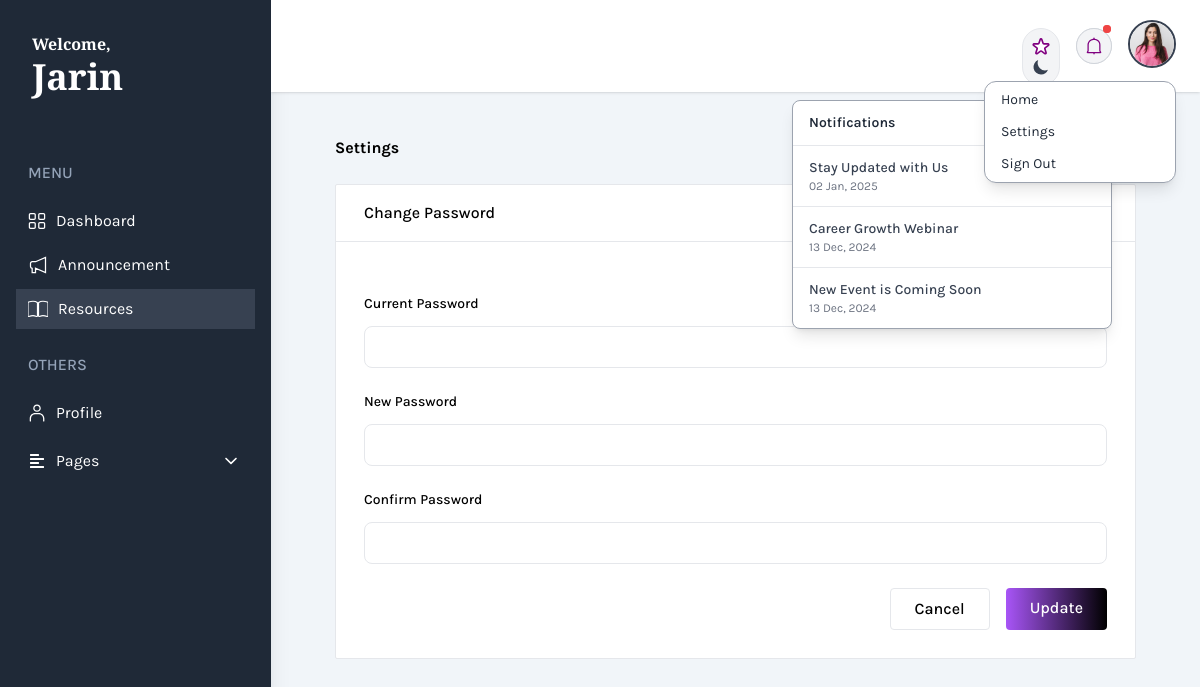
Screenshot of /student/student_changePass.php (signed in) with the database file from the repository.
### tables this page shows
CREATE TABLE `user` (
  `u_id` varchar(20) NOT NULL,
  `first_Name` varchar(100) NOT NULL,
  `last_Name` varchar(100) NOT NULL,
  `email` varchar(100) NOT NULL,
  `password` varchar(100) NOT NULL,
  `status` varchar(100) NOT NULL,
  `role` varchar(100) NOT NULL
);

CREATE TABLE `announcement` (
  `announcement_id` varchar(30) NOT NULL,
  `title` varchar(255) NOT NULL,
  `content` text NOT NULL,
  `created_at` timestamp NOT NULL DEFAULT current_timestamp(),
  `read_state` tinyint(1) DEFAULT 0
);

CREATE TABLE `student` (
  `student_id` varchar(20) NOT NULL,
  `class_id` varchar(20) NOT NULL,
  `department` text NOT NULL,
  `batch` varchar(20) NOT NULL,
  `contact_number` int(11) NOT NULL,
  `full_address` varchar(200) NOT NULL,
  `city` text NOT NULL,
  `id_photo` varchar(200) NOT NULL
);

### student/student_changePass.php (the view, shortened to what this page needs)
<?php
	if ($_SESSION['login'] == TRUE && $_SESSION['status'] == 'Active') {
		include("../db_con/dbCon.php");
	?>
<!DOCTYPE html>
<html lang="en">
<head>
    <link href="https://cdn.jsdelivr.net/npm/daisyui@4.11.1/dist/full.min.css" rel="stylesheet" type="text/css" />
    <script src="https://cdn.tailwindcss.com"></script>
    <link href="https://cdn.jsdelivr.net/npm/tailwindcss@2.2.19/dist/tailwind.min.css" rel="stylesheet">
    <link href="https://cdnjs.cloudflare.com/ajax/libs/tailwindcss/2.2.19/tailwind.min.css" rel="stylesheet">
</head>
<body class="bg-slate-100 font-family-karla flex" x-data="setup()" :class="{ 'dark': isDark }">
    <aside class="relative h-screen w-[350px] hidden sm:block shadow-xl bg-gray-800">
        <div class="p-8 mb-5 ">
            <a class="text-white text-base font-bold font-garamond hover:text-gray-300">Welcome,</a>
            <?php
			    $a=$_SESSION['student_id'];
				$result = mysqli_query($db,"SELECT * FROM user, student WHERE user.u_id=student.student_id AND user.status='Active' AND user.u_id='$a'");
				if($row = mysqli_fetch_array($result)) {
							?>
                    <h1 class="text-4xl font-garamond font-bold text-white dark:text-white">
                    <?php echo $row['first_Name'];?></h1>
                <?php
							}
				?>
        </div>
        <nav class="text-white text-base  pt-3">
            <h3 class="mb-4 ml-7 text-base font-medium text-slate-400">MENU</h3>
            <a href="student_dashboard.php" class="flex items-center text-white gap-2.5 py-2 px-3 ml-4 mr-4 my-1 nav-item">
                Dashboard
            </a>
            <a href="student_announcement.php" class="flex items-center text-white py-2 px-3 ml-4 mr-4 my-1 nav-item gap-2.5">
              <svg xmlns="http://www.w3.org/2000/svg" viewBox="0 0 24 24" fill="none" stroke="white" stroke-width="1.5" height="20" width="20">
                <path d="M9,8.087,21,3V21L9,15.913V21H5V15.913a2,2,0,0,1-2-2V10.087a2,2,0,0,1,2-2Z"/>
              </svg>Announcement
            </a>
            <a href="student_resources.php" class="flex items-center text-white py-2 px-3 ml-4 mr-4 my-1 active-nav-link gap-2.5">
                Resources
            </a>
      <div>
        <h3 class="mb-4 ml-7 mt-6 text-base font-medium text-slate-400">OTHERS</h3>
            <a href="student_profile.php" class="flex items-center text-white gap-2.5 py-2 px-3 ml-4 mr-4 my-1 nav-item">
                Profile
            </a>
            <details class="group relative">
              <summary class="flex items-center justify-between text-white py-2 px-3.5 mx-4 my-2 active-nav-item cursor-pointer">
                <i class="fas fa-align-left mr-3"></i>
                <span class="flex-1">Pages</span>
              </summary>
            </details>
      </div>
        </nav>
    </aside>
    <div class="w-full flex flex-col h-screen overflow-y-auto overflow-x-hidden dark:bg-gray-900">
        <header class="sticky top-0 z-999 w-full items-center bg-white dark:bg-gray-800 shadow pt-5 px-6  hidden sm:flex">
            <div class="w-1/2">
            <h1 class="mb-36 lg:mb-0 -ml-10 lg:-ml-0 lg:text-4xl font-garamond flex dark:text-white multicolor-text"><img src="images/logo (2).png" alt="" class="lg:w-14 w-14 -mt-1"></h1>
            </div>
            <div class="w-1/2 flex justify-end gap-4">
            <div class="pt-2">
              <button
                aria-hidden="true"
                @click="toggleTheme"
                class="group p-2 transition-colors duration-200 rounded-full bg-gray-100 border hover:bg-blue-200 dark:bg-gray-50 dark:hover:bg-gray-200 text-gray-900 focus:outline-none"
              >
              </button>
            </div>
        <div x-data="{
            dropdownOpen: false,
            unreadCount: 0,
            fetchUnreadCount() {
                fetch('check_unread.php')
                    .then(res => res.json())
                    .then(data => {
                        this.unreadCount = data.unread_count;
                    });
            },
            markAsRead() {
                fetch('mark_as_read.php', { method: 'POST' })
                    .then(() => {
                        this.unreadCount = 0; // Red dot hide
                    });
            }
            }" x-init="fetchUnreadCount(); setInterval(fetchUnreadCount, 5000)" class="relative">
            <a
                class="relative flex h-9 w-9 items-center justify-center rounded-full top-2 border border-gray-300 bg-gray-100 hover:text-primary dark:border-strokedark dark:bg-meta-4 dark:text-white"
                href="#"
                @click.prevent="dropdownOpen = !dropdownOpen; notifying = false"
            >
                <a href="#"
                @click.prevent="dropdownOpen = !dropdownOpen; markAsRead();"
                class="relative flex h-9 w-9 -top-7 items-center justify-center rounded-full border border-gray-300 bg-gray-100 hover:text-primary dark:border-strokedark dark:bg-meta-4 dark:text-white">
                  <span
                      x-show="unreadCount > 0"
                      class="absolute -top-1 right-0 z-10 h-2 w-2 rounded-full bg-red-500"
                  >
                      <span
                          class="absolute -z-1 inline-flex h-full w-full animate-ping rounded-full bg-red-500 opacity-75"
                      ></span>
                  </span>
              </a>
            <div
                x-show="dropdownOpen"
                @click.outside="dropdownOpen = false"
                class="absolute right-0 mt-2 w-80 rounded-lg border border-gray-400 bg-white shadow-lg dark:border-gray-700 dark:bg-gray-800"
                x-transition
            >
                <div class="px-4 py-3 border-b border-gray-200 dark:border-gray-700">
                    <h5 class="text-sm font-semibold text-gray-800 dark:text-gray-200">
                        Notifications
                    </h5>
                </div>
                <ul class="max-h-56 overflow-y-auto divide-y divide-gray-200 dark:divide-gray-700">
                    <?php
                    $sql = "SELECT * FROM announcement ORDER BY created_at DESC LIMIT 3";
                    $query = mysqli_query($db, $sql);
                    if(mysqli_num_rows($query) > 0) {
                        while ($rows = mysqli_fetch_assoc($query)) {
                            $announcement_title = $rows['title'];
                            $posted_date = $rows['created_at'];
                    ?>
                        <li>
                            <a
                                href="#"
                                class="block px-4 py-3 transition-all hover:bg-gray-100 dark:hover:bg-gray-700"
                            >
                                <p class="text-sm font-medium text-gray-700 dark:text-gray-200">
                                    <?php echo htmlspecialchars($announcement_title); ?>
                                </p>
                                <span class="block text-xs text-gray-500 dark:text-gray-400">
                                    <?php echo date('d M, Y', strtotime($posted_date)); ?>
                                </span>
                            </a>
                        </li>
                    <?php
                        }
                    } else { ?>
                        <li class="px-4 py-3 text-sm text-gray-500 dark:text-gray-400">
                            No new notifications.
                        </li>
                    <?php } ?>
                </ul>
            </div>
        </div>
        <div x-data="{ isOpen: false }" class="relative">
                <button
                  @click="isOpen = !isOpen"
                  class="relative z-10 w-12 h-12 rounded-full overflow-hidden border-2 border-gray-700 hover:border-gray-300 focus:outline-none"
                >
                  <img
                    src="../upload/images/<?php echo $row['id_photo']; ?>"
                    alt="User Profile"
                    class="w-full h-full object-cover"
                  />
                </button>
                <button x-show="isOpen" @click="isOpen = false" class="h-full w-full fixed inset-0 cursor-default"></button>
                <div
                  x-show="isOpen"
                  @click.outside="isOpen = false"
                  class="absolute right-0 mt-2 w-48 rounded-xl border border-gray-400 dark:border-gray-700 bg-white shadow-lg dark:bg-gray-800"
                  x-transition
                  >
                  <a
                    href="../index.php"
                    class="block mx-2 px-2 my-1 py-1 rounded-lg text-sm dark:text-gray-200 hover:bg-gray-200 dark:hover:bg-gray-700"
                  >
                    Home
                  </a>
                  <a
                    href="../alumni/alumni_settings.php"
                    class="block mx-2 px-2 my-1 py-1 rounded-lg text-sm dark:text-gray-200 hover:bg-gray-200 dark:hover:bg-gray-700"
                  >
                    Settings
                  </a>
                  <a
                    href="../logout.php"
                    class="block mx-2 px-2 my-1 py-1 rounded-lg text-sm dark:text-gray-200 hover:bg-gray-200 dark:hover:bg-gray-700"
                  >
                    Sign Out
                  </a>
                </div>
              </div>
        </div>
      </header>
        <main>
          <div class="lg:mx-10 mx-auto max-w-screen-2xl my-5 p-4 md:p-6 2xl:p-10">
            <div
              class="mb-6 flex flex-col gap-3 sm:flex-row sm:items-center sm:justify-between"
            >
              <h2 class="text-title-md2 font-bold text-black dark:text-white">
                Settings
              </h2>
              <nav>
                <ol class="flex items-center gap-2">
                  <li>
                    <a class="font-medium dark:text-white" href="index.html">Dashboard /</a>
                  </li>
                  <li class="font-medium dark:text-white">Settings</li>
                </ol>
              </nav>
            </div>
             <div class="grid grid-cols-5 gap-8">
						<div class="col-span-5 xl:col-span-3">
                  <div
                    class="rounded-sm border border-stroke bg-white shadow-default dark:border-gray-700 dark:bg-gray-800"
                  >
                    <div
                      class="border-b border-stroke px-7 py-4 dark:border-gray-700"
                    >
                      <h3 class="font-medium text-black dark:text-white">
                        Change Password
                      </h3>
                    </div>
                    <div class="p-7">
											<form autocomplete="off" method="post" action="student_changePass.php" class="mt-6">
                        <div class="mb-6">
                            <label
                              class="mb-3 block text-sm font-medium text-black dark:text-white"
                              for="inputPassword"
                              >Current Password</label
                            >
                              <input
                                class="w-full rounded-lg border border-stroke bg-gray py-2 pl-4 pr-4.5 font-medium text-black focus:border-gray-800 focus-visible:outline-none dark:border-gray-700 dark:bg-gray-800 dark:text-white dark:focus:border-primary"
                                type="password" name="current"  required id="inputPassword"
                                />
                          </div>
                        <div class="mb-6">
                          <label
                            class="mb-3 block text-sm font-medium text-black dark:text-white"
                            for="inputPassword"
                            >New Password</label
                          >
                          <input
                              class="w-full rounded-lg border border-stroke bg-gray px-5 py-2 pl-4 font-medium text-black focus:border-gray-800 focus-visible:outline-none dark:border-gray-700 dark:bg-gray-800 dark:text-white dark:focus:border-primary"
                              type="password"
                              name="new_password"
                              onblur="checkLength(this)"
                              id='password'
                              maxlength="30" required
                            />
                        </div>
                        <div class="mb-6">
                          <label
                            class="mb-3 block text-sm font-medium text-black dark:text-white"
                            for="inputPassword"
                            >Confirm Password</label
                          >
                            <input
                              class="w-full rounded-lg border border-stroke bg-gray py-2 pl-4 pr-4.5 font-medium text-black focus:border-gray-800 focus-visible:outline-none dark:border-gray-700 dark:bg-gray-800 dark:text-white dark:focus:border-primary"
                              type="password"
                              name="confirm_password"
                              id='confirm_password'
                              required
                            />
                        </div>
                        <div class="flex justify-end gap-4">
                          <button
                            class="flex justify-center rounded border border-stroke px-6 py-2 font-medium text-black hover:shadow-1 dark:border-strokedark dark:text-white"
                            type="submit"
                          >
                            Cancel
                          </button>
                          <button
                            class="flex justify-center rounded bg-gradient-to-r from-purple-500 to-black px-6 py-2 font-medium text-white hover:bg-opacity-90"
                            type="submit"  name="update" value="Update"
                          >
                            Update
                          </button>
                        </div>
                      </form>
										</div>
									</div>
								</div>
							</div>
					</div>
          </div>
</body>
</html>
<?php
	} else {
		header('location:login.php?deactivate');
	}
?>

### student/student_changePass.php (style rules this page uses)
.font-garamond { font-family: "EB Garamond", serif; }
.font-family-karla { font-family: karla; }
.active-nav-link { background: #374151; }

### rows the page displays
user: first_Name "Jarin", student.id_photo (picture)
announcement: title "Stay Updated with Us", created_at "02 Jan, 2025"
announcement: title "Career Growth Webinar", created_at "13 Dec, 2024"
announcement: title "New Event is Coming Soon", created_at "13 Dec, 2024"
